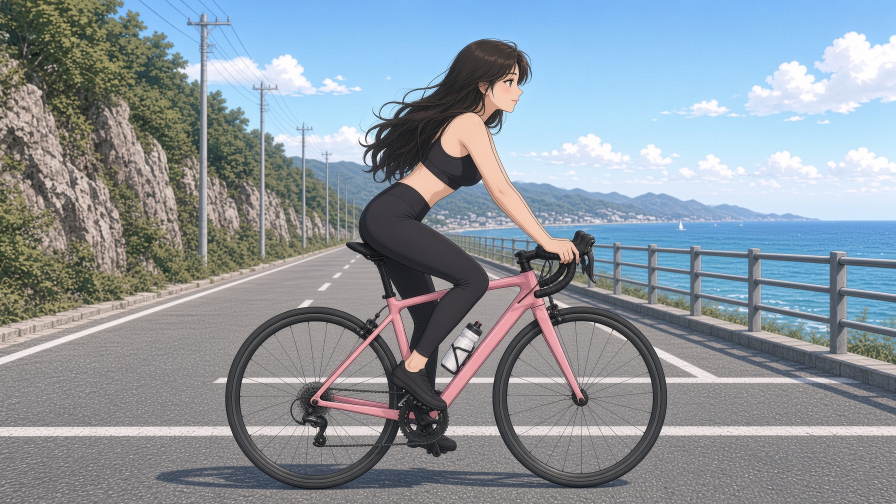
#> input picture art/chr/anime/side-right.jpg, 1792 x 1008 px (shown at 1/2 size)
$ python chr_art.py
#> lines starting #> are read from the running program, lines starting #| are printed output that depends on the picture
"""캐릭터 원화(art/chr/<스타일>/) → 화면에 쓸 웹 크기 이미지(static/chr/).

원화는 1792x1008짜리 4MB 묶음이라 그대로 태블릿에 내려보낼 게 못 된다.
여기서 화면별로 필요한 부분만 잘라 쓸 만한 크기로 줄인다.

    .venv\\Scripts\\python tools\\chr_art.py            # 기본 스타일
    .venv\\Scripts\\python tools\\chr_art.py --style photo

스타일이 두 벌 있다. 결과 파일 이름은 같으니 **전환은 이 명령 한 줄**이고
game.html은 건드릴 게 없다.

  anime — 셀 셰이딩 일러스트. 검은 스포츠브라 + 레깅스, 분홍 로드바이크.
  photo — 실사풍. 분홍 저지 + 포니테일, 회색 로드바이크.

기본은 anime다. 게임 월드가 셀 셰이딩 저폴리라 실사 인물을 얹으면 혼자 붕 뜬다.
메뉴 카드만 놓고 보면 photo도 좋으니 취향이면 위 명령으로 바꾸면 된다.

어둡게 깔거나 그라데이션을 얹는 건 **여기서 하지 않는다** — CSS에서 한다.
그래야 색을 만질 때마다 이미지를 다시 만들 필요가 없다.
"""
import sys
from pathlib import Path

try:
    from PIL import Image
except ImportError:
    sys.exit("Pillow가 필요합니다:  .venv\\Scripts\\python -m pip install pillow")

ROOT = Path(__file__).resolve().parent.parent
SRC = ROOT / "art" / "chr"
DST = ROOT / "static" / "chr"

# 모드 버튼은 실제로 가로:세로가 약 1.85:1이다. 그보다 세로로 긴 그림을 넣으면
# background-size:cover가 위아래를 잘라내 인물의 머리가 날아간다 (한 번 그렇게 만들었다).
# 카드 비율에 맞춰 잘라두면 CSS의 background-position은 center로 두면 된다.
CARD = (740, 400)
HERO = (1240, 400)   # 결과 화면 머리띠. 대화상자 폭 620px의 2배 × 3.1:1

# 스타일 → [(원화, 결과 이름, 자를 상자, 결과 크기)]. 상자는 원화(1792x1008) 좌표.
STYLES = {
    "anime": [
        # 프리 라이딩 — 오른쪽으로 달려나가는 옆모습. 열린 길이 "끝없는 길"과 맞는다.
        ("side-right.jpg", "mode-free.jpg", (95, 60, 1705, 930), CARD),
        # 스테이지 — 반대로 향한 옆모습. 두 카드가 나란히 놓여도 구도가 겹치지 않는다.
        ("side-left.jpg", "mode-stage.jpg", (105, 50, 1715, 920), CARD),
        # 아케이드 — 정면. 달려드는 구도라 레이스에 맞는다.
        ("front.jpg", "mode-arcade.jpg", (85, 40, 1695, 910), CARD),
        # 영상 라이딩 — 위에서 내려다본 구도. 드론 영상 느낌.
        ("topdown.jpg", "mode-video.jpg", (95, 120, 1705, 990), CARD),
        # 결과 — 뒷모습. 플레이 중 후방 시점과 같은 구도라 "방금 탄 그 사람"으로 읽힌다.
        ("back.jpg", "result-hero.jpg", (0, 40, 1792, 618), HERO),
    ],
    # photo 쪽은 옆모습만 자전거가 통째로 보인다. 나머지는 상반신 위주라
    # 카드에서도 인물이 크게 들어오도록 상자를 좁게 잡았다.
    "photo": [
        ("side-right.jpg", "mode-free.jpg", (95, 10, 1705, 880), CARD),
        ("topdown.jpg", "mode-stage.jpg", (300, 20, 1760, 810), CARD),
        ("front.jpg", "mode-arcade.jpg", (60, 30, 1670, 900), CARD),
        ("back.jpg", "mode-video.jpg", (120, 0, 1730, 870), CARD),
        ("back.jpg", "result-hero.jpg", (0, 40, 1792, 618), HERO),
    ],
}
DEFAULT_STYLE = "anime"


def main(argv):
    style = DEFAULT_STYLE
    if argv[:1] == ["--style"]:
        style = argv[1] if len(argv) > 1 else ""
    elif argv:
        sys.exit(__doc__)
    if style not in STYLES:
        sys.exit(f"스타일은 {' / '.join(STYLES)} 중 하나입니다 (받은 값: {style!r})")

    src_dir = SRC / style
    crops = STYLES[style]
    missing = sorted({c[0] for c in crops if not (src_dir / c[0]).exists()})
    if missing:
        sys.exit(f"원화가 없습니다: {', '.join(missing)}  ({src_dir})")

    DST.mkdir(parents=True, exist_ok=True)
    for src_name, out_name, box, size in crops:
        im = Image.open(src_dir / src_name).convert("RGB").crop(box)
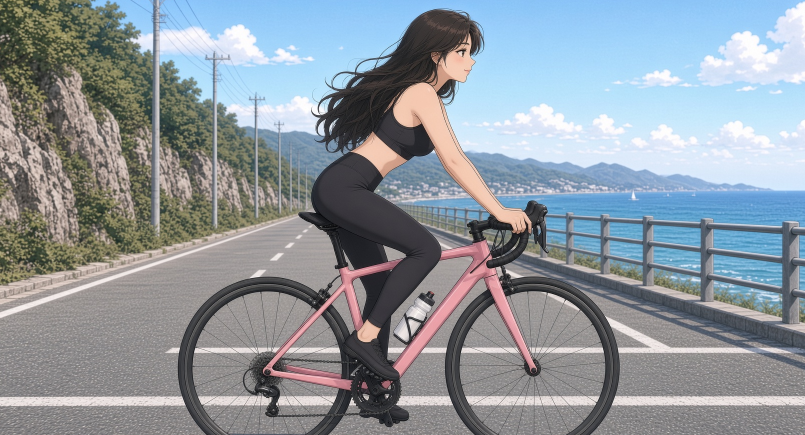
#> im: PIL image 1610x870 RGB (shown at 1/2 size); mean R, G, B 141.9, 150.6, 158.1
        im = im.resize(size, Image.LANCZOS)
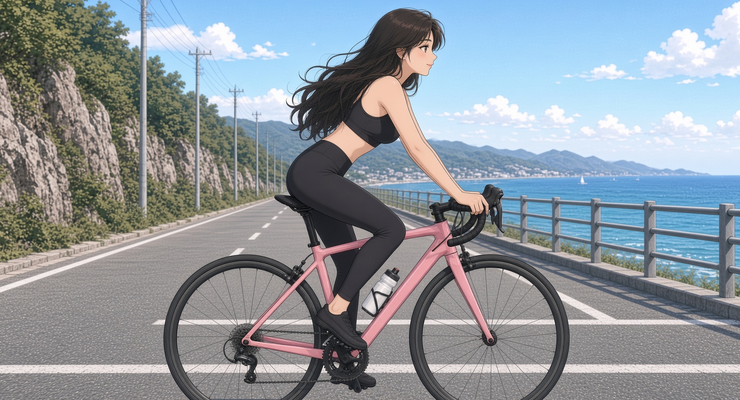
#> im: PIL image 740x400 RGB; mean R, G, B 141.9, 150.6, 158.1
        out = DST / out_name
        im.save(out, "JPEG", quality=82, optimize=True, progressive=True)
#> (the run stopped early here; a loop or call above may not have finished)

$ run again, with art/chr/photo/back.jpg copied over art/chr/anime/side-right.jpg
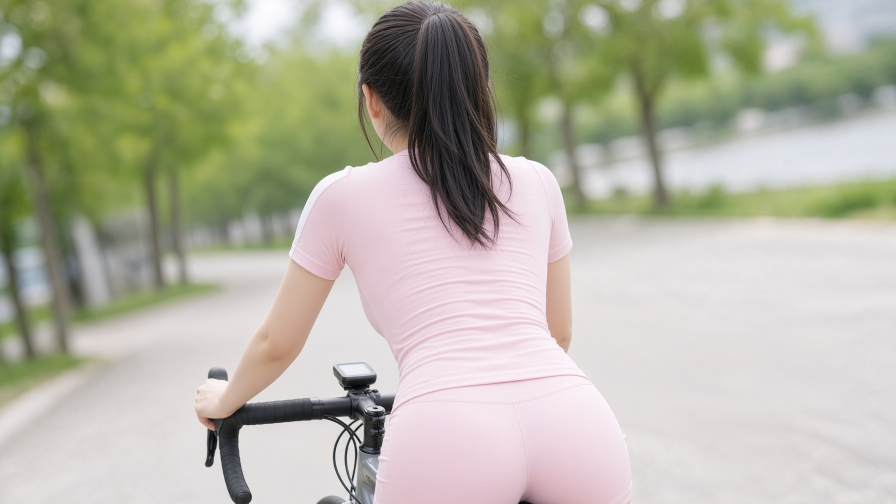
#> input picture art/chr/photo/back.jpg, 1792 x 1008 px (shown at 1/2 size)
#> in main, `im = Image.open(src_dir / src_name).convert("RGB").crop(box)`:
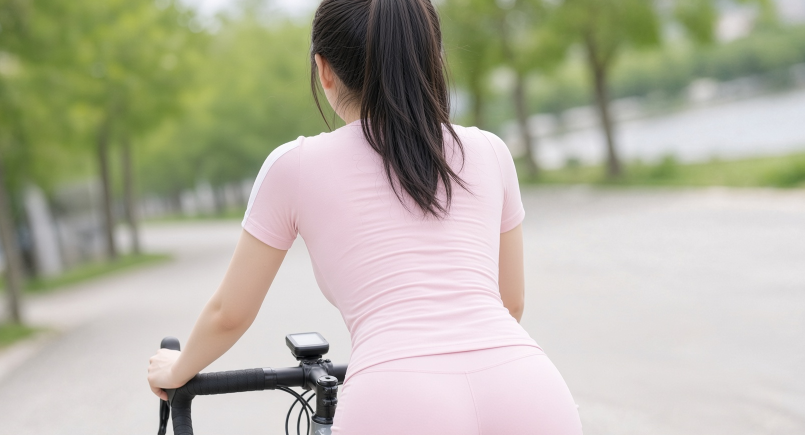
#> im: PIL image 1610x870 RGB (shown at 1/2 size); mean R, G, B 180.1, 178.5, 162.4
#> in main, `im = im.resize(size, Image.LANCZOS)`:
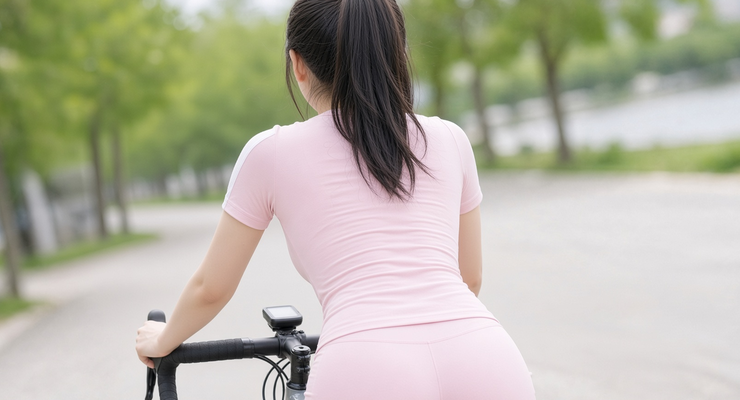
#> im: PIL image 740x400 RGB; mean R, G, B 180.1, 178.5, 162.4

$ run again, with art/chr/photo/front.jpg copied over art/chr/anime/side-right.jpg
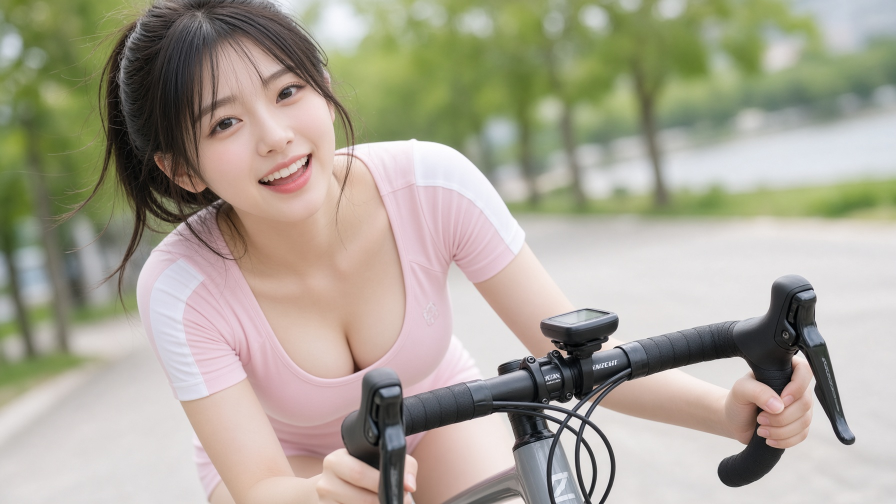
#> input picture art/chr/photo/front.jpg, 1792 x 1008 px (shown at 1/2 size)
#> in main, `im = Image.open(src_dir / src_name).convert("RGB").crop(box)`:
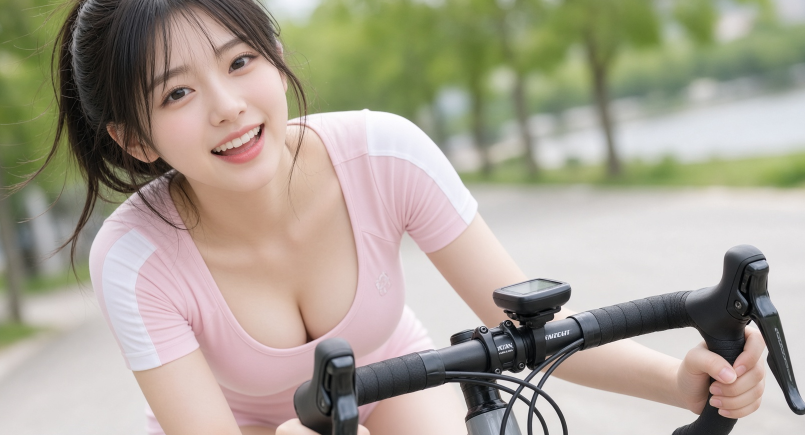
#> im: PIL image 1610x870 RGB (shown at 1/2 size); mean R, G, B 168.5, 161.6, 147.6
#> in main, `im = im.resize(size, Image.LANCZOS)`:
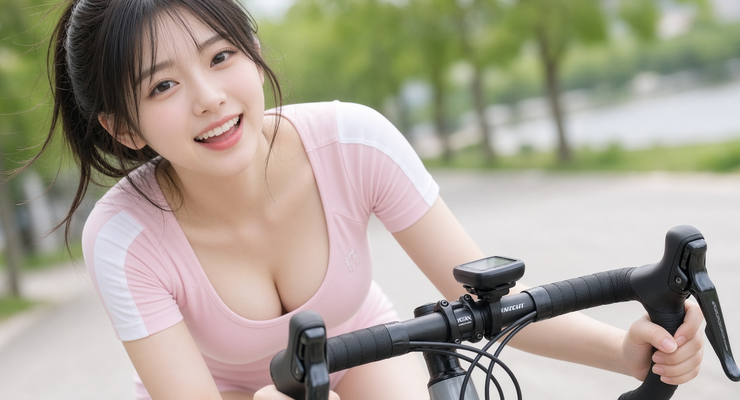
#> im: PIL image 740x400 RGB; mean R, G, B 168.5, 161.6, 147.6
